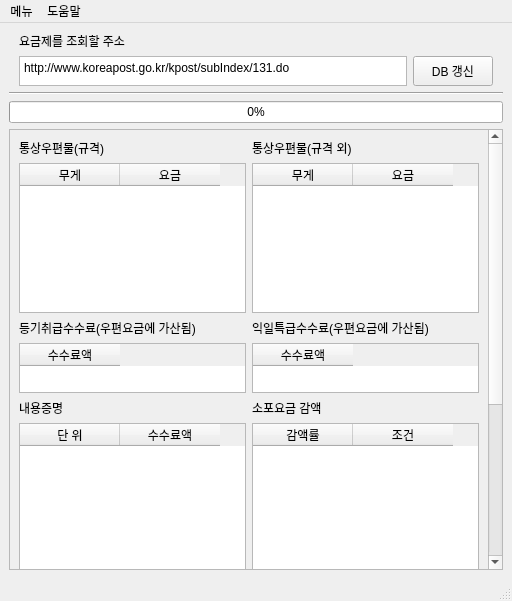
<?xml version="1.0" encoding="UTF-8"?>
<ui version="4.0">
 <class>MainWindow</class>
 <widget class="QMainWindow" name="MainWindow">
  <property name="windowModality">
   <enum>Qt::NonModal</enum>
  </property>
  <property name="geometry">
   <rect>
    <x>0</x>
    <y>0</y>
    <width>512</width>
    <height>601</height>
   </rect>
  </property>
  <property name="windowTitle">
   <string>우편물 요금제 확인</string>
  </property>
  <property name="windowIcon">
   <iconset>
    <normaloff>title_big.png</normaloff>title_big.png</iconset>
  </property>
  <widget class="QWidget" name="centralwidget">
   <layout class="QVBoxLayout" name="verticalLayout" stretch="0,0,0,1">
    <item>
     <layout class="QGridLayout" name="gridLayout">
      <property name="leftMargin">
       <number>10</number>
      </property>
      <property name="rightMargin">
       <number>10</number>
      </property>
      <item row="1" column="1">
       <widget class="QPushButton" name="btn_renewdb">
        <property name="maximumSize">
         <size>
          <width>16777215</width>
          <height>30</height>
         </size>
        </property>
        <property name="text">
         <string>DB 갱신</string>
        </property>
       </widget>
      </item>
      <item row="0" column="0">
       <widget class="QLabel" name="label">
        <property name="maximumSize">
         <size>
          <width>16777215</width>
          <height>30</height>
         </size>
        </property>
        <property name="text">
         <string>요금제를 조회할 주소</string>
        </property>
       </widget>
      </item>
      <item row="1" column="0">
       <widget class="QTextEdit" name="edit_postfeeaddress">
        <property name="maximumSize">
         <size>
          <width>16777215</width>
          <height>30</height>
         </size>
        </property>
        <property name="locale">
         <locale language="English" country="UnitedStates"/>
        </property>
        <property name="inputMethodHints">
         <set>Qt::ImhNone</set>
        </property>
        <property name="readOnly">
         <bool>false</bool>
        </property>
        <property name="markdown">
         <string notr="true">http://www.koreapost.go.kr/kpost/subIndex/131.do

</string>
        </property>
        <property name="html">
         <string>&lt;!DOCTYPE HTML PUBLIC &quot;-//W3C//DTD HTML 4.0//EN&quot; &quot;http://www.w3.org/TR/REC-html40/strict.dtd&quot;&gt;
&lt;html&gt;&lt;head&gt;&lt;meta name=&quot;qrichtext&quot; content=&quot;1&quot; /&gt;&lt;style type=&quot;text/css&quot;&gt;
p, li { white-space: pre-wrap; }
&lt;/style&gt;&lt;/head&gt;&lt;body style=&quot; font-family:'Gulim'; font-size:9pt; font-weight:400; font-style:normal;&quot;&gt;
&lt;p style=&quot; margin-top:6px; margin-bottom:6px; margin-left:0px; margin-right:0px; -qt-block-indent:0; text-indent:0px;&quot;&gt;&lt;span style=&quot; font-family:'맑은 고딕';&quot;&gt;http://www.koreapost.go.kr/kpost/subIndex/131.do&lt;/span&gt;&lt;/p&gt;&lt;/body&gt;&lt;/html&gt;</string>
        </property>
       </widget>
      </item>
     </layout>
    </item>
    <item>
     <widget class="Line" name="line">
      <property name="orientation">
       <enum>Qt::Horizontal</enum>
      </property>
     </widget>
    </item>
    <item>
     <widget class="QProgressBar" name="progressBar">
      <property name="value">
       <number>0</number>
      </property>
      <property name="invertedAppearance">
       <bool>false</bool>
      </property>
     </widget>
    </item>
    <item>
     <widget class="QScrollArea" name="scrollArea">
      <property name="widgetResizable">
       <bool>true</bool>
      </property>
      <widget class="QWidget" name="scrollAreaWidgetContents">
       <property name="geometry">
        <rect>
         <x>0</x>
         <y>0</y>
         <width>477</width>
         <height>670</height>
        </rect>
       </property>
       <layout class="QVBoxLayout" name="verticalLayout_2">
        <item>
         <layout class="QGridLayout" name="gridLayout_2">
          <item row="0" column="0">
           <widget class="QLabel" name="label_2">
            <property name="text">
             <string>통상우편물(규격)</string>
            </property>
           </widget>
          </item>
          <item row="1" column="1">
           <widget class="QTableWidget" name="table_nonstandardpost">
            <property name="minimumSize">
             <size>
              <width>0</width>
              <height>150</height>
             </size>
            </property>
            <property name="maximumSize">
             <size>
              <width>16777215</width>
              <height>16777215</height>
             </size>
            </property>
            <property name="editTriggers">
             <set>QAbstractItemView::NoEditTriggers</set>
            </property>
            <column>
             <property name="text">
              <string>무게</string>
             </property>
            </column>
            <column>
             <property name="text">
              <string>요금</string>
             </property>
            </column>
           </widget>
          </item>
          <item row="3" column="1">
           <widget class="QTableWidget" name="table_nextdaypost">
            <property name="minimumSize">
             <size>
              <width>0</width>
              <height>50</height>
             </size>
            </property>
            <property name="maximumSize">
             <size>
              <width>16777215</width>
              <height>16777215</height>
             </size>
            </property>
            <property name="editTriggers">
             <set>QAbstractItemView::NoEditTriggers</set>
            </property>
            <column>
             <property name="text">
              <string>수수료액</string>
             </property>
            </column>
           </widget>
          </item>
          <item row="6" column="0">
           <widget class="QLabel" name="label_7">
            <property name="text">
             <string>일반소포</string>
            </property>
           </widget>
          </item>
          <item row="3" column="0">
           <widget class="QTableWidget" name="table_registeredpost">
            <property name="minimumSize">
             <size>
              <width>0</width>
              <height>50</height>
             </size>
            </property>
            <property name="maximumSize">
             <size>
              <width>16777215</width>
              <height>16777215</height>
             </size>
            </property>
            <property name="editTriggers">
             <set>QAbstractItemView::NoEditTriggers</set>
            </property>
            <column>
             <property name="text">
              <string>수수료액</string>
             </property>
            </column>
           </widget>
          </item>
          <item row="4" column="0">
           <widget class="QLabel" name="label_6">
            <property name="text">
             <string>내용증명</string>
            </property>
           </widget>
          </item>
          <item row="1" column="0">
           <widget class="QTableWidget" name="table_standardpost">
            <property name="minimumSize">
             <size>
              <width>0</width>
              <height>150</height>
             </size>
            </property>
            <property name="maximumSize">
             <size>
              <width>16777215</width>
              <height>16777215</height>
             </size>
            </property>
            <property name="editTriggers">
             <set>QAbstractItemView::NoEditTriggers</set>
            </property>
            <column>
             <property name="text">
              <string>무게</string>
             </property>
            </column>
            <column>
             <property name="text">
              <string>요금</string>
             </property>
            </column>
           </widget>
          </item>
          <item row="2" column="0">
           <widget class="QLabel" name="label_3">
            <property name="text">
             <string>등기취급수수료(우편요금에 가산됨)</string>
            </property>
           </widget>
          </item>
          <item row="2" column="1">
           <widget class="QLabel" name="label_5">
            <property name="text">
             <string>익일특급수수료(우편요금에 가산됨)</string>
            </property>
           </widget>
          </item>
          <item row="0" column="1">
           <widget class="QLabel" name="label_4">
            <property name="text">
             <string>통상우편물(규격 외)</string>
            </property>
           </widget>
          </item>
          <item row="5" column="0">
           <widget class="QTableWidget" name="table_proofofcontent">
            <property name="minimumSize">
             <size>
              <width>0</width>
              <height>100</height>
             </size>
            </property>
            <property name="maximumSize">
             <size>
              <width>16777215</width>
              <height>16777215</height>
             </size>
            </property>
            <property name="editTriggers">
             <set>QAbstractItemView::NoEditTriggers</set>
            </property>
            <column>
             <property name="text">
              <string>단 위</string>
             </property>
            </column>
            <column>
             <property name="text">
              <string>수수료액</string>
             </property>
            </column>
           </widget>
          </item>
          <item row="7" column="0">
           <widget class="QTableWidget" name="table_normalpackage">
            <property name="minimumSize">
             <size>
              <width>0</width>
              <height>210</height>
             </size>
            </property>
            <property name="maximumSize">
             <size>
              <width>16777215</width>
              <height>16777215</height>
             </size>
            </property>
            <property name="editTriggers">
             <set>QAbstractItemView::NoEditTriggers</set>
            </property>
            <column>
             <property name="text">
              <string>형태</string>
             </property>
            </column>
            <column>
             <property name="text">
              <string>요금</string>
             </property>
            </column>
           </widget>
          </item>
          <item row="7" column="1">
           <widget class="QTableWidget" name="table_registeredpackage">
            <property name="minimumSize">
             <size>
              <width>0</width>
              <height>210</height>
             </size>
            </property>
            <property name="maximumSize">
             <size>
              <width>16777215</width>
              <height>16777215</height>
             </size>
            </property>
            <property name="editTriggers">
             <set>QAbstractItemView::NoEditTriggers</set>
            </property>
            <column>
             <property name="text">
              <string>형태</string>
             </property>
            </column>
            <column>
             <property name="text">
              <string>요금</string>
             </property>
            </column>
           </widget>
          </item>
          <item row="6" column="1">
           <widget class="QLabel" name="label_8">
            <property name="text">
             <string>등기소포</string>
            </property>
           </widget>
          </item>
          <item row="4" column="1">
           <widget class="QLabel" name="label_11">
            <property name="text">
             <string>소포요금 감액</string>
            </property>
           </widget>
          </item>
          <item row="5" column="1">
           <widget class="QTableWidget" name="table_packagediscount">
            <property name="minimumSize">
             <size>
              <width>0</width>
              <height>150</height>
             </size>
            </property>
            <property name="maximumSize">
             <size>
              <width>16777215</width>
              <height>16777215</height>
             </size>
            </property>
            <property name="editTriggers">
             <set>QAbstractItemView::NoEditTriggers</set>
            </property>
            <column>
             <property name="text">
              <string>감액률</string>
             </property>
            </column>
            <column>
             <property name="text">
              <string>조건</string>
             </property>
            </column>
           </widget>
          </item>
         </layout>
        </item>
       </layout>
      </widget>
     </widget>
    </item>
   </layout>
  </widget>
  <widget class="QMenuBar" name="menubar">
   <property name="geometry">
    <rect>
     <x>0</x>
     <y>0</y>
     <width>512</width>
     <height>22</height>
    </rect>
   </property>
   <widget class="QMenu" name="menu">
    <property name="title">
     <string>메뉴</string>
    </property>
    <addaction name="action_closewindow"/>
   </widget>
   <widget class="QMenu" name="menu_2">
    <property name="title">
     <string>도움말</string>
    </property>
    <addaction name="action_visitpostfeeinfo"/>
    <addaction name="action_posttaginfo"/>
   </widget>
   <addaction name="menu"/>
   <addaction name="menu_2"/>
  </widget>
  <widget class="QStatusBar" name="statusBar"/>
  <action name="action_closewindow">
   <property name="text">
    <string>창 닫기</string>
   </property>
  </action>
  <action name="action_openpostfeehelp">
   <property name="text">
    <string>국내 우편요금제도 도움말</string>
   </property>
  </action>
  <action name="action_visitpostfeepage">
   <property name="text">
    <string>우편요금제도 사이트 방문</string>
   </property>
  </action>
  <action name="action_posttaghelp">
   <property name="text">
    <string>우편물 태그 요령 안내</string>
   </property>
  </action>
  <action name="action_visitpostfeeinfo">
   <property name="text">
    <string>우편요금제도 사이트 방문</string>
   </property>
  </action>
  <action name="action_posttaginfo">
   <property name="text">
    <string>우편물 태그 요령 안내</string>
   </property>
  </action>
 </widget>
 <resources/>
 <connections/>
</ui>
